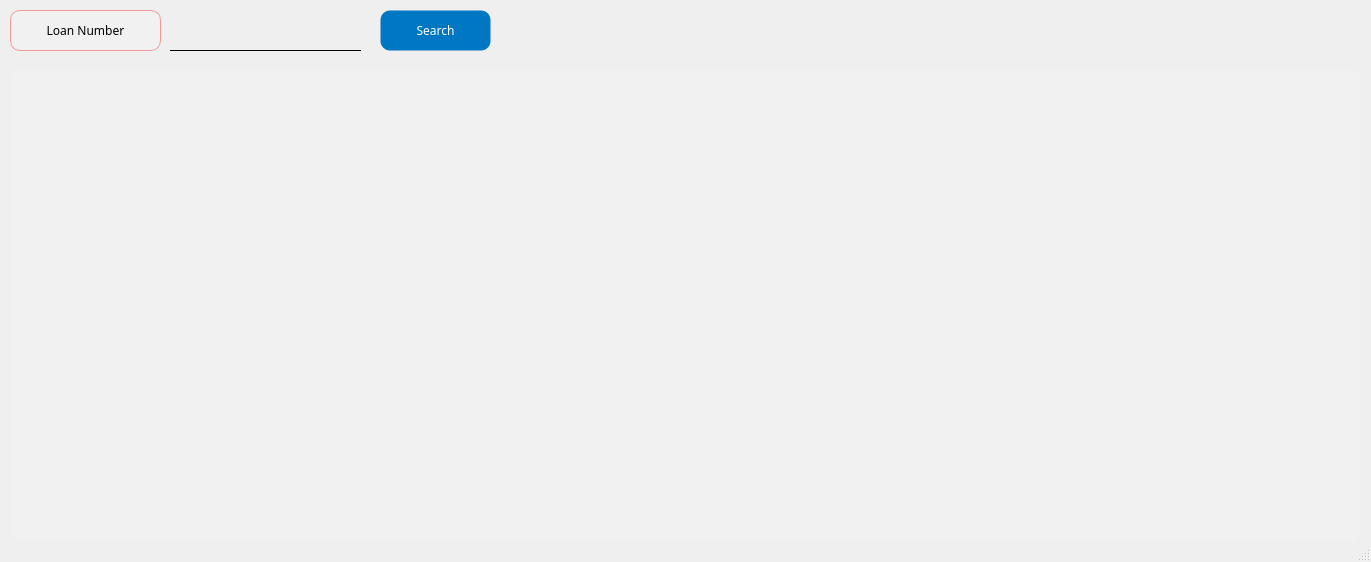
<?xml version="1.0" encoding="UTF-8"?>
<ui version="4.0">
 <class>mainWindow</class>
 <widget class="QMainWindow" name="mainWindow">
  <property name="geometry">
   <rect>
    <x>0</x>
    <y>0</y>
    <width>1371</width>
    <height>562</height>
   </rect>
  </property>
  <property name="windowTitle">
   <string>Collateral Search</string>
  </property>
  <property name="styleSheet">
   <string notr="true">background-color: #fbfbfb;

QPushButton {
    background-color: #0077c2;
    color: white;
    border: 1px solid transparent;
    border-radius: 10px;
    padding: 5px 10px;
}

QPushButton:hover {
    border: 1px solid white;
}

QPushButton:pressed {
    background-color: #005f9e;
    padding-top: 6px;
    padding-bottom: 4px;
}

QPushButton:disabled {
    background-color: lightgray;
    color: gray;
    border: 1px solid gray;
}
</string>
  </property>
  <widget class="QWidget" name="centralwidget">
   <widget class="QTableView" name="collateralTable">
    <property name="geometry">
     <rect>
      <x>10</x>
      <y>70</y>
      <width>1351</width>
      <height>471</height>
     </rect>
    </property>
    <property name="font">
     <font>
      <family>Arial Black</family>
     </font>
    </property>
    <property name="styleSheet">
     <string notr="true">background-color: #f1f1f1;
border: 1px solid transparent;
border-radius: 10px;</string>
    </property>
   </widget>
   <widget class="QPushButton" name="searchButton">
    <property name="geometry">
     <rect>
      <x>380</x>
      <y>10</y>
      <width>111</width>
      <height>41</height>
     </rect>
    </property>
    <property name="font">
     <font>
      <family>Arial Black</family>
      <pointsize>9</pointsize>
     </font>
    </property>
    <property name="styleSheet">
     <string notr="true">QPushButton {
    background-color: #0077c2;
    color: white;
    border: 1px solid transparent;
    border-radius: 10px;
    padding: 5px 10px;
}

QPushButton:hover {
    border: 1px solid white;
}

QPushButton:pressed {
    background-color: #005f9e;
    padding-top: 6px;
    padding-bottom: 4px;
}

QPushButton:disabled {
    background-color: lightgray;
    color: gray;
    border: 1px solid gray;
}
</string>
    </property>
    <property name="text">
     <string>Search</string>
    </property>
   </widget>
   <widget class="QLineEdit" name="loanNumber">
    <property name="geometry">
     <rect>
      <x>170</x>
      <y>20</y>
      <width>191</width>
      <height>31</height>
     </rect>
    </property>
    <property name="font">
     <font>
      <family>Arial Black</family>
     </font>
    </property>
    <property name="styleSheet">
     <string notr="true">QLineEdit {
    border: none;
    border-bottom: 1px solid black;
    background-color: transparent;
    color: black;
}

QLineEdit:disabled {
    border: none;
    border-bottom: 1px solid lightgray;
    background-color: rgb(236, 236, 236);
}</string>
    </property>
   </widget>
   <widget class="QLabel" name="label_22">
    <property name="geometry">
     <rect>
      <x>10</x>
      <y>10</y>
      <width>151</width>
      <height>41</height>
     </rect>
    </property>
    <property name="minimumSize">
     <size>
      <width>0</width>
      <height>0</height>
     </size>
    </property>
    <property name="maximumSize">
     <size>
      <width>16777215</width>
      <height>16777215</height>
     </size>
    </property>
    <property name="font">
     <font>
      <family>Arial Black</family>
      <pointsize>9</pointsize>
     </font>
    </property>
    <property name="styleSheet">
     <string notr="true">background-color:rgb(241, 241, 241);
border: 1px solid #ef9a9a;
border-radius: 10px;</string>
    </property>
    <property name="frameShape">
     <enum>QFrame::Box</enum>
    </property>
    <property name="text">
     <string>Loan Number</string>
    </property>
    <property name="alignment">
     <set>Qt::AlignCenter</set>
    </property>
   </widget>
  </widget>
  <widget class="QStatusBar" name="statusbar"/>
 </widget>
 <tabstops>
  <tabstop>loanNumber</tabstop>
  <tabstop>searchButton</tabstop>
  <tabstop>collateralTable</tabstop>
 </tabstops>
 <resources/>
 <connections/>
</ui>
